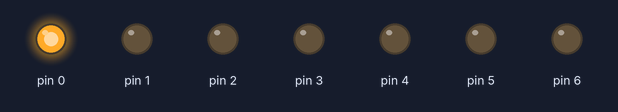
Bench run of a sketch on a simulated Arduino Uno, built with avr-gcc and run on an emulated ATmega328P. Shown: output pins drawn as LEDs (lit = HIGH).

Above: at 0.1 s.
At 4.6 s:
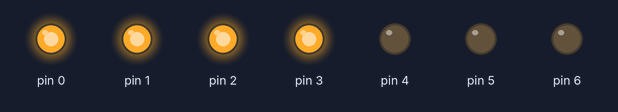
At 7.6 s:
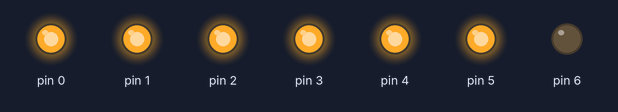
At 16.6 s:
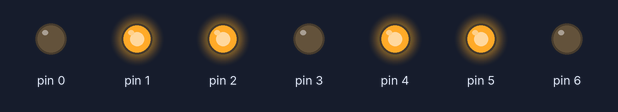
At 24.1 s:
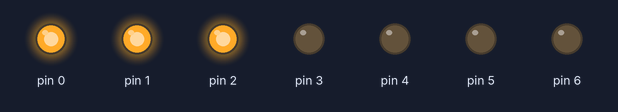
At 33.1 s:
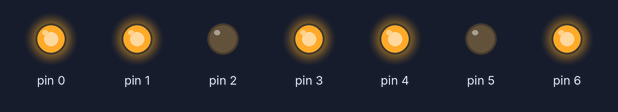
Timing chart, 0 to 40.0 s (numbered marks = the images above):
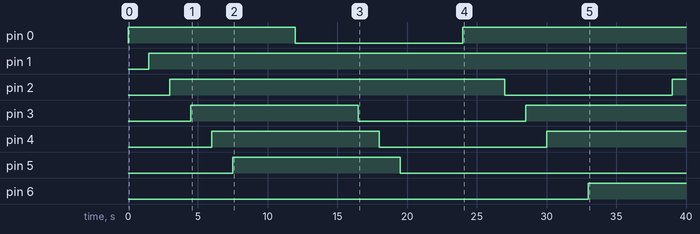

Measured:
- by itself, pin 0: LOW → HIGH at 0.00 s, → LOW 12.0 s later, → HIGH 12.0 s later
- by itself, pin 1: LOW → HIGH at 1.5 s
- by itself, pin 2: LOW → HIGH at 3.0 s, → LOW 24.0 s later, → HIGH 12.0 s later
- by itself, pin 3: LOW → HIGH at 4.5 s, → LOW 12.0 s later, → HIGH 12.0 s later
- by itself, pin 4: LOW → HIGH at 6.0 s, → LOW 12.0 s later, → HIGH 12.0 s later
- by itself, pin 5: LOW → HIGH at 7.5 s, → LOW 12.0 s later
- by itself, pin 6: LOW → HIGH at 33.0 s

The sketch:

7segment_pattern_new.ino
```cpp
#include<SoftwareSerial.h>

unsigned char arr1[30][7] = {
  {1,1,1,1,1,1,0},
  {0,1,1,0,0,0,0},
  {1,1,0,1,1,0,1},
  {1,1,1,1,0,0,1},
  {0,1,1,0,0,1,1},
  {1,0,1,1,0,1,1},
  {1,0,1,1,1,1,1},
  {1,1,1,0,0,0,0},
  {1,1,1,1,1,1,1},
  {1,1,1,1,0,1,1},
  {1,1,1,1,1,1,0},
  {0,1,1,0,0,0,0},
  {1,1,0,1,1,0,1},
  {1,1,1,1,0,0,1},
  {0,1,1,0,0,1,1},
  {1,0,1,1,0,1,1},
  {1,0,1,1,1,1,1},
  {1,1,1,0,0,0,0},
  {1,1,1,1,1,1,1},
  {1,1,1,1,0,1,1},
  {1,1,1,1,1,1,0},
  {1,1,1,1,1,1,0},
  {1,1,1,1,1,1,0},
  {1,1,1,1,1,1,0},
  {0,1,1,0,0,0,0},
  {0,1,1,0,0,0,0},
  {0,1,1,0,0,0,0},
  {0,1,1,0,0,0,0},
  {0,1,1,0,0,0,0},
  {1,1,0,1,1,0,1},

};
unsigned char arr2[30][7] = {
  {1,1,1,1,1,1,0},
  {0,1,1,0,0,0,0},
  {1,1,0,1,1,0,1},
  {1,1,1,1,0,0,1},
  {0,1,1,0,0,1,1},
  {1,0,1,1,0,1,1},
  {1,0,1,1,1,1,1},
  {1,1,1,0,0,0,0},
  {1,1,1,1,1,1,1},
  {1,1,1,1,0,1,1},
  {1,1,1,1,1,1,0},
  {1,1,1,1,1,1,0},
  {1,1,1,1,1,1,0},
  {1,1,1,1,1,1,0},
  {1,1,1,1,1,1,0},
  {1,1,1,1,1,1,0},
  {1,1,1,1,1,1,0},
  {1,1,1,1,1,1,0},
  {1,1,1,1,1,1,0},
  {1,1,1,1,1,1,0},
  {1,1,0,1,1,0,1},
  {0,1,1,0,0,1,1},
  {1,0,1,1,1,1,1},
  {1,1,1,1,1,1,1},
  {1,1,1,1,1,1,0},
  {1,1,0,1,1,0,1},
  {0,1,1,0,0,1,1},
  {1,0,1,1,1,1,1},
  {1,1,1,1,1,1,1},
  {1,1,1,1,1,1,0}

};

int i = 0 , j = 0 , q = 0 , p = 0;
void setup()
{

  for(i = 0 ; i < 7 ; i++)
  {
    pinMode(i,OUTPUT);
  }
  for(p = 0 ; p < 7 ; p++)
  {
    pinMode(p,OUTPUT);
  }
}
void loop()
{
digit1();
digit2();
delay(500);
}
  void digit1()
  {
  for(i = 0 ; i < 30 ; i++)
    {
    for(j = 0 ; j <= 7 ; j++)
    {
      digitalWrite(j,arr1[i][j]);
      delay(1500);
     }
    }
    }
void digit2()
  {
     for(p = 0 ; p < 30 ; p++)
    {
      for(q = 0 ; q <= 7 ; q++)
      {
      digitalWrite(q,arr2[p][q]);
      delay(1500);
      }
    }
  }
```
